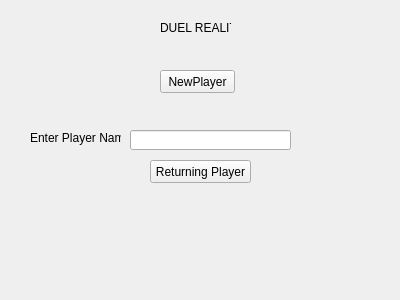
<?xml version="1.0" encoding="UTF-8"?>
<ui version="4.0">
 <class>LoginScreen</class>
 <widget class="QWidget" name="LoginScreen">
  <property name="geometry">
   <rect>
    <x>0</x>
    <y>0</y>
    <width>400</width>
    <height>300</height>
   </rect>
  </property>
  <property name="windowTitle">
   <string>Form</string>
  </property>
  <widget class="QPushButton" name="pushButton_2">
   <property name="geometry">
    <rect>
     <x>150</x>
     <y>160</y>
     <width>101</width>
     <height>23</height>
    </rect>
   </property>
   <property name="text">
    <string>Returning Player</string>
   </property>
  </widget>
  <widget class="QLineEdit" name="lineEdit">
   <property name="geometry">
    <rect>
     <x>130</x>
     <y>130</y>
     <width>161</width>
     <height>20</height>
    </rect>
   </property>
  </widget>
  <widget class="QLabel" name="label">
   <property name="geometry">
    <rect>
     <x>30</x>
     <y>130</y>
     <width>91</width>
     <height>16</height>
    </rect>
   </property>
   <property name="text">
    <string>Enter Player Name</string>
   </property>
  </widget>
  <widget class="QLabel" name="label_2">
   <property name="geometry">
    <rect>
     <x>160</x>
     <y>20</y>
     <width>71</width>
     <height>16</height>
    </rect>
   </property>
   <property name="text">
    <string>DUEL REALITY</string>
   </property>
  </widget>
  <widget class="QPushButton" name="pushButton">
   <property name="geometry">
    <rect>
     <x>160</x>
     <y>70</y>
     <width>75</width>
     <height>23</height>
    </rect>
   </property>
   <property name="text">
    <string>NewPlayer</string>
   </property>
  </widget>
 </widget>
 <resources/>
 <connections/>
</ui>
